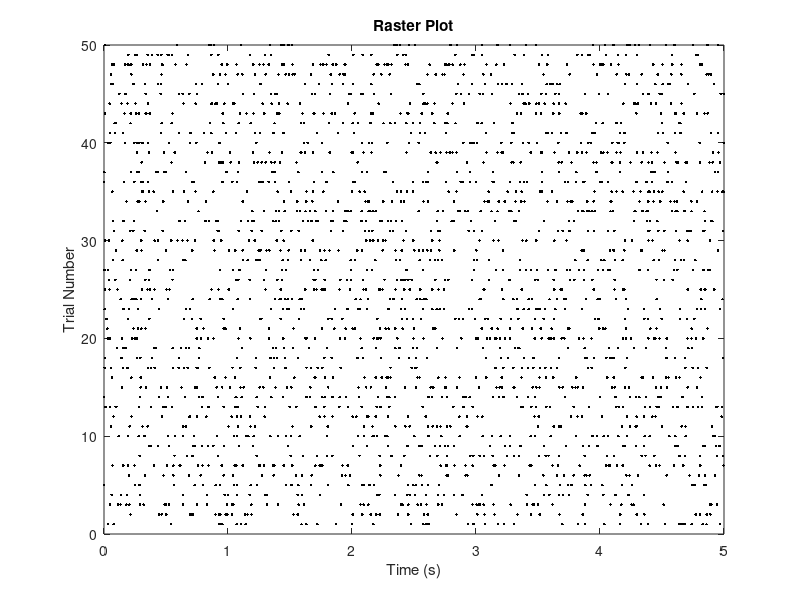

Write the MATLAB code that produced this figure. (Note: this script raises an error after producing the figure.)
%% Part A: Poisson spike trains and basic measures of neural activity
clear
close all

%% 1-6
% 1. Spike trains
T = 5; % s
N = 50; % spikes
lambda = 10; % spikes/s
ISI = zeros((2*lambda*T),N);
S = zeros((2*lambda*T), N);
for i = 1:N
    u = rand((2*lambda*T),1);
    ISI(:, i) = -log(u) / lambda;
    S(:, i) = cumsum(ISI(:, i));
end
S(S>T)=NaN;
    
% 2. Raster plot
fig1 = figure(1);
plot(S, 1:N, '.k')
xlabel('Time (s)')
ylabel('Trial Number')
title('Raster Plot')

% 3. Firing rate
f = sum(~isnan(S), 'all') / (N*T);

% 4. PSTH
fTi = [];
Ti = 0.1:0.2:T;
for i = 0:0.2:(T-0.2)
    fTi(end+1) = sum((S>=i & S<(i+0.2)), 'all');
end
fTi = fTi ./ (N*0.2);
fig2 = figure(2);
bar(Ti, fTi, 'hist')
xlim([0 T])
xlabel('Time (s)')
ylabel('Firing Rate (spikes/s)')
title('Peri-Stimulus Time Histogram (PSTH) Plot')

% 5. CV
CVk = zeros(1, N);
for k = 1:N
    CVk(k) = std(ISI(:, k)) / mean(ISI(:, k));
end
k = 1:N;
fig3 = figure(3);
plot(k, CVk)
xlabel('Trial Number')
ylabel('Coefficient of Variability (CV)')
title('CV_{k}')
CV = mean(CVk);

% 6. Fano factor
spike_count = zeros(1, N);
for k = 1:N
    spike_count(k) = sum(~isnan(S(:, k)))';
end
FF = var(spike_count) / mean(spike_count);

f
CV
FF

%% 7. Repeat 5 & 6
durations = [5, 10, 100, 200, 400, 800, 1600, 3200, 6400];
CV_vector = zeros(size(durations));
FF_vector = zeros(size(durations));

for d = 1:length(durations)
    % 1. Spike trains
    T = durations(d); % s
    N = 50; % spikes
    lambda = 10; % spikes/s
    ISI = zeros((2*lambda*T),N);
    S = zeros((2*lambda*T), N);
    for i = 1:N
        u = rand((2*lambda*T),1);
        ISI(:, i) = -log(u) / lambda;
        S(:, i) = cumsum(ISI(:, i));
    end
    S(S>T)=NaN;
           
    % 3. Firing rate
    f = sum(~isnan(S), 'all') / (N*T);
    
    % 5. CV
    CVk = zeros(1, N);
    for k = 1:N
        CVk(k) = std(ISI(:, k)) / mean(ISI(:, k));
    end
    k = 1:N;
    CV = mean(CVk);
    CV_vector(d) = CV;
    
    % 6. Fano factor
    spike_count = zeros(1, N);
    for k = 1:N
        spike_count(k) = sum(~isnan(S(:, k)))';
    end
    FF = var(spike_count) / mean(spike_count);
    FF_vector(d) = FF;

end
fig4 = figure(4);
plot(durations, CV_vector)
hold on
plot(durations, FF_vector)
xlabel('Interval Duration (s)')
legend('CV', 'FF')
title('CV and FF as a function of Interval Duration')
hold off